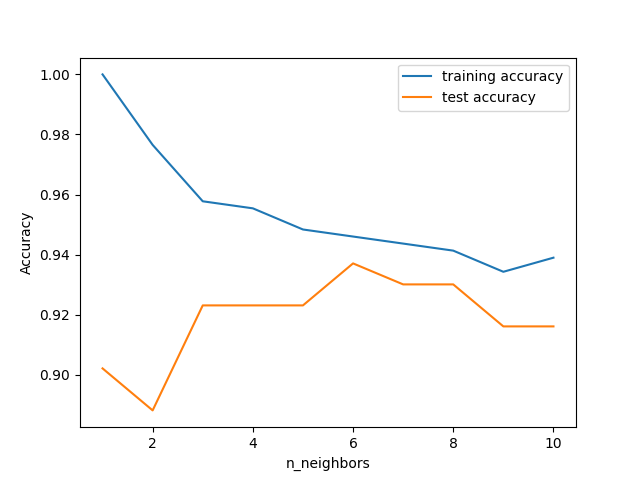

Recreate this plot in Python.
from matplotlib import pyplot as plt
from sklearn.datasets import load_breast_cancer
from sklearn.model_selection import train_test_split
from sklearn.neighbors import KNeighborsClassifier


def execute():
    cancer = load_breast_cancer()
    X_train, X_test, y_train, y_test = train_test_split(
        cancer.data, cancer.target, stratify=cancer.target, random_state=66)

    training_accuracy = []
    test_accuracy = []
    # try n_neighbors in the range of 1 to 10
    neighbors_settings = range(1, 11)

    for n_neighbors in neighbors_settings:
        # build k-nn model
        clf = KNeighborsClassifier(n_neighbors=n_neighbors)
        clf.fit(X_train, y_train)
        training_accuracy.append(clf.score(X_train, y_train))
        test_accuracy.append(clf.score(X_test, y_test))

    fig = plt.figure()
    plt.plot(neighbors_settings, training_accuracy, label="training accuracy")
    plt.plot(neighbors_settings, test_accuracy, label="test accuracy")
    plt.ylabel("Accuracy")
    plt.xlabel("n_neighbors")
    plt.legend()
    fig.savefig("accuracy/accuracy.png")
